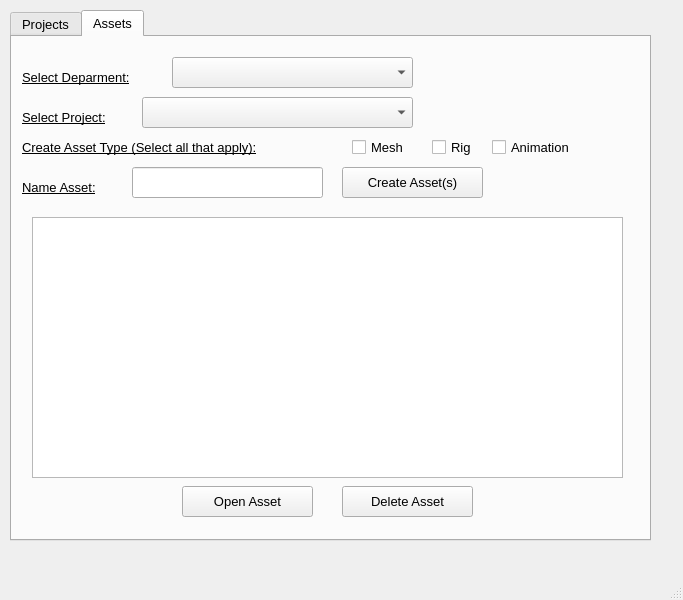
<?xml version="1.0" encoding="UTF-8"?>
<ui version="4.0">
 <class>MainWindow</class>
 <widget class="QMainWindow" name="MainWindow">
  <property name="geometry">
   <rect>
    <x>0</x>
    <y>0</y>
    <width>683</width>
    <height>600</height>
   </rect>
  </property>
  <property name="windowTitle">
   <string>PMT</string>
  </property>
  <widget class="QWidget" name="centralwidget">
   <widget class="QWidget" name="gridLayoutWidget">
    <property name="geometry">
     <rect>
      <x>10</x>
      <y>10</y>
      <width>641</width>
      <height>531</height>
     </rect>
    </property>
    <layout class="QGridLayout" name="gridLayout">
     <property name="verticalSpacing">
      <number>4</number>
     </property>
     <item row="0" column="0">
      <widget class="QTabWidget" name="tabs">
       <property name="font">
        <font>
         <pointsize>10</pointsize>
         <weight>50</weight>
         <bold>false</bold>
        </font>
       </property>
       <property name="currentIndex">
        <number>1</number>
       </property>
       <widget class="QWidget" name="tab">
        <property name="font">
         <font>
          <pointsize>10</pointsize>
          <weight>50</weight>
          <bold>false</bold>
         </font>
        </property>
        <attribute name="title">
         <string>Projects</string>
        </attribute>
        <widget class="QPushButton" name="CPbutton">
         <property name="geometry">
          <rect>
           <x>390</x>
           <y>10</y>
           <width>131</width>
           <height>31</height>
          </rect>
         </property>
         <property name="text">
          <string>Create Project</string>
         </property>
        </widget>
        <widget class="QComboBox" name="SDcomboBox">
         <property name="geometry">
          <rect>
           <x>200</x>
           <y>50</y>
           <width>191</width>
           <height>31</height>
          </rect>
         </property>
         <item>
          <property name="text">
           <string>theOtherOnesGames</string>
          </property>
         </item>
         <item>
          <property name="text">
           <string>theOtherOnesFilms</string>
          </property>
         </item>
        </widget>
        <widget class="QLabel" name="label">
         <property name="geometry">
          <rect>
           <x>10</x>
           <y>55</y>
           <width>191</width>
           <height>21</height>
          </rect>
         </property>
         <property name="font">
          <font>
           <pointsize>10</pointsize>
           <weight>50</weight>
           <bold>false</bold>
           <underline>true</underline>
          </font>
         </property>
         <property name="text">
          <string>Select your department:</string>
         </property>
        </widget>
        <widget class="QLabel" name="label_5">
         <property name="geometry">
          <rect>
           <x>10</x>
           <y>10</y>
           <width>121</width>
           <height>31</height>
          </rect>
         </property>
         <property name="font">
          <font>
           <pointsize>10</pointsize>
           <weight>50</weight>
           <bold>false</bold>
           <underline>true</underline>
          </font>
         </property>
         <property name="text">
          <string>Project Name:</string>
         </property>
        </widget>
        <widget class="QPushButton" name="DPbutton">
         <property name="geometry">
          <rect>
           <x>240</x>
           <y>460</y>
           <width>141</width>
           <height>31</height>
          </rect>
         </property>
         <property name="text">
          <string>Delete Project</string>
         </property>
        </widget>
        <widget class="QLineEdit" name="PNlineEdit">
         <property name="geometry">
          <rect>
           <x>130</x>
           <y>10</y>
           <width>251</width>
           <height>31</height>
          </rect>
         </property>
        </widget>
        <widget class="QTreeView" name="DirTreeView">
         <property name="geometry">
          <rect>
           <x>20</x>
           <y>100</y>
           <width>591</width>
           <height>351</height>
          </rect>
         </property>
        </widget>
       </widget>
       <widget class="QWidget" name="tab_2">
        <attribute name="title">
         <string>Assets</string>
        </attribute>
        <widget class="QComboBox" name="SPcomboBox">
         <property name="geometry">
          <rect>
           <x>130</x>
           <y>60</y>
           <width>271</width>
           <height>31</height>
          </rect>
         </property>
         <property name="editable">
          <bool>false</bool>
         </property>
         <property name="currentText">
          <string/>
         </property>
         <property name="placeholderText">
          <string>Hi</string>
         </property>
        </widget>
        <widget class="QLabel" name="label_2">
         <property name="geometry">
          <rect>
           <x>10</x>
           <y>100</y>
           <width>371</width>
           <height>21</height>
          </rect>
         </property>
         <property name="font">
          <font>
           <pointsize>10</pointsize>
           <weight>50</weight>
           <bold>false</bold>
           <underline>true</underline>
          </font>
         </property>
         <property name="text">
          <string>Create Asset Type (Select all that apply):</string>
         </property>
        </widget>
        <widget class="QLabel" name="label_3">
         <property name="geometry">
          <rect>
           <x>10</x>
           <y>70</y>
           <width>111</width>
           <height>21</height>
          </rect>
         </property>
         <property name="font">
          <font>
           <pointsize>10</pointsize>
           <weight>50</weight>
           <bold>false</bold>
           <underline>true</underline>
          </font>
         </property>
         <property name="text">
          <string>Select Project:</string>
         </property>
        </widget>
        <widget class="QPushButton" name="DAbutton">
         <property name="geometry">
          <rect>
           <x>330</x>
           <y>449</y>
           <width>131</width>
           <height>31</height>
          </rect>
         </property>
         <property name="text">
          <string>Delete Asset</string>
         </property>
        </widget>
        <widget class="QPushButton" name="OAbutton">
         <property name="geometry">
          <rect>
           <x>170</x>
           <y>449</y>
           <width>131</width>
           <height>31</height>
          </rect>
         </property>
         <property name="text">
          <string>Open Asset</string>
         </property>
        </widget>
        <widget class="QLabel" name="label_4">
         <property name="geometry">
          <rect>
           <x>10</x>
           <y>140</y>
           <width>101</width>
           <height>21</height>
          </rect>
         </property>
         <property name="font">
          <font>
           <pointsize>10</pointsize>
           <weight>50</weight>
           <bold>false</bold>
           <underline>true</underline>
          </font>
         </property>
         <property name="text">
          <string>Name Asset:</string>
         </property>
        </widget>
        <widget class="QPushButton" name="CAbutton">
         <property name="geometry">
          <rect>
           <x>330</x>
           <y>130</y>
           <width>141</width>
           <height>31</height>
          </rect>
         </property>
         <property name="text">
          <string>Create Asset(s)</string>
         </property>
        </widget>
        <widget class="QCheckBox" name="MeshCheckBox">
         <property name="geometry">
          <rect>
           <x>340</x>
           <y>100</y>
           <width>71</width>
           <height>20</height>
          </rect>
         </property>
         <property name="font">
          <font>
           <pointsize>10</pointsize>
           <weight>50</weight>
           <bold>false</bold>
          </font>
         </property>
         <property name="text">
          <string>Mesh</string>
         </property>
        </widget>
        <widget class="QCheckBox" name="RigCheckBox">
         <property name="geometry">
          <rect>
           <x>420</x>
           <y>100</y>
           <width>57</width>
           <height>20</height>
          </rect>
         </property>
         <property name="font">
          <font>
           <pointsize>10</pointsize>
           <weight>50</weight>
           <bold>false</bold>
          </font>
         </property>
         <property name="text">
          <string>Rig</string>
         </property>
        </widget>
        <widget class="QCheckBox" name="AnimCheckBox">
         <property name="geometry">
          <rect>
           <x>480</x>
           <y>100</y>
           <width>101</width>
           <height>20</height>
          </rect>
         </property>
         <property name="font">
          <font>
           <pointsize>10</pointsize>
           <weight>50</weight>
           <bold>false</bold>
          </font>
         </property>
         <property name="text">
          <string>Animation</string>
         </property>
        </widget>
        <widget class="QLineEdit" name="NAlineEdit">
         <property name="geometry">
          <rect>
           <x>120</x>
           <y>130</y>
           <width>191</width>
           <height>31</height>
          </rect>
         </property>
         <property name="text">
          <string/>
         </property>
        </widget>
        <widget class="QTreeView" name="assetTreeView">
         <property name="geometry">
          <rect>
           <x>20</x>
           <y>180</y>
           <width>591</width>
           <height>261</height>
          </rect>
         </property>
        </widget>
        <widget class="QLabel" name="label_6">
         <property name="geometry">
          <rect>
           <x>10</x>
           <y>30</y>
           <width>161</width>
           <height>21</height>
          </rect>
         </property>
         <property name="font">
          <font>
           <pointsize>10</pointsize>
           <weight>50</weight>
           <bold>false</bold>
           <underline>true</underline>
          </font>
         </property>
         <property name="text">
          <string>Select Deparment:</string>
         </property>
        </widget>
        <widget class="QComboBox" name="SDAcomboBox">
         <property name="geometry">
          <rect>
           <x>160</x>
           <y>20</y>
           <width>241</width>
           <height>31</height>
          </rect>
         </property>
         <property name="editable">
          <bool>false</bool>
         </property>
         <property name="currentText">
          <string/>
         </property>
         <property name="placeholderText">
          <string>Hi</string>
         </property>
         <item>
          <property name="text">
           <string>theOtherOnesGames</string>
          </property>
         </item>
         <item>
          <property name="text">
           <string>theOtherOnesFilms</string>
          </property>
         </item>
        </widget>
       </widget>
      </widget>
     </item>
    </layout>
   </widget>
  </widget>
  <widget class="QMenuBar" name="menubar">
   <property name="geometry">
    <rect>
     <x>0</x>
     <y>0</y>
     <width>683</width>
     <height>26</height>
    </rect>
   </property>
  </widget>
  <widget class="QStatusBar" name="statusbar"/>
 </widget>
 <resources/>
 <connections/>
</ui>
